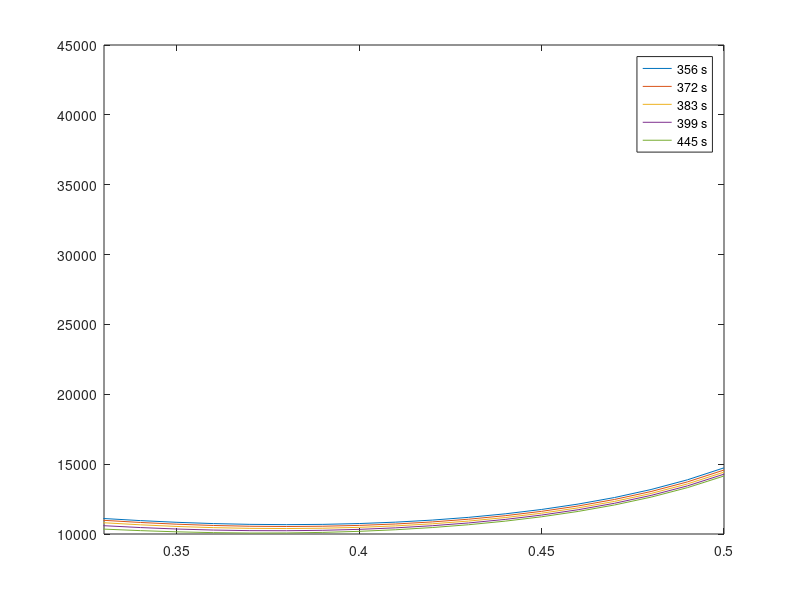

This figure's MATLAB source:
% AAE251 Fall 2024
% Homework 7
% AAE251_HW7_Q2a
% Author: Preston Wright and Hudson Reynolds

%% Initializations 

isp2List = [356, 372, 383, 399, 445]; % list of possible isps [s]
alphaList = 0.30:0.01:0.5;           % list of alpha values
fInert = 1/12;                        % Inert mass fraction
g = 9.81;                             % Gravity
isp1 = 295;                           % Specific impulse of stage one
deltaVTot = 11.85*1000;               % Total delta V required
mPayload = 99;                        % Payload mass
i = 1;                                % Iteration counter

%% Calculations

% The initial Gross Lift Off Weight (GLOW) is a function of the delta-v
% proportion for stage 1 and stage 2, alpha 1 and alpha 2, respectively.
% These proportions add to one. To find the ideal value, the value of alpha
% 1 is iterated over in the span from 0.5 to 0.67.

% Initial mass is determined from a variation of the Tsiolkovsky Rocket
% equation for two stages

for k = 1:length(alphaList)

    % Find current value of alpha one and two
    alpha1 = alphaList(k);
    alpha2 = 1 - alpha1;

    % Calculate delta V and the mass fraction
    deltaV1 = alpha1 * deltaVTot;
    deltaV2 = alpha2 * deltaVTot;
    mFracOne = exp(deltaV1/(isp1*g));
    for j = 1:length(isp2List)
        mFracTwo(j) = exp(deltaV2/(isp2List(j)*g));
        % Calculate initial mass
        mInit(k, j) = mPayload * ((mFracOne*(1-fInert))/(1-fInert*mFracOne)) * ((mFracTwo*(1-fInert))/(1-fInert*mFracTwo));
    end

    % Update array index
    %i = i + 1;
end

figure(1)

plot(alphaList, mInit)
xlim([0.33 0.5])

legend("356 s", "372 s", "383 s", "399 s", "445 s")

